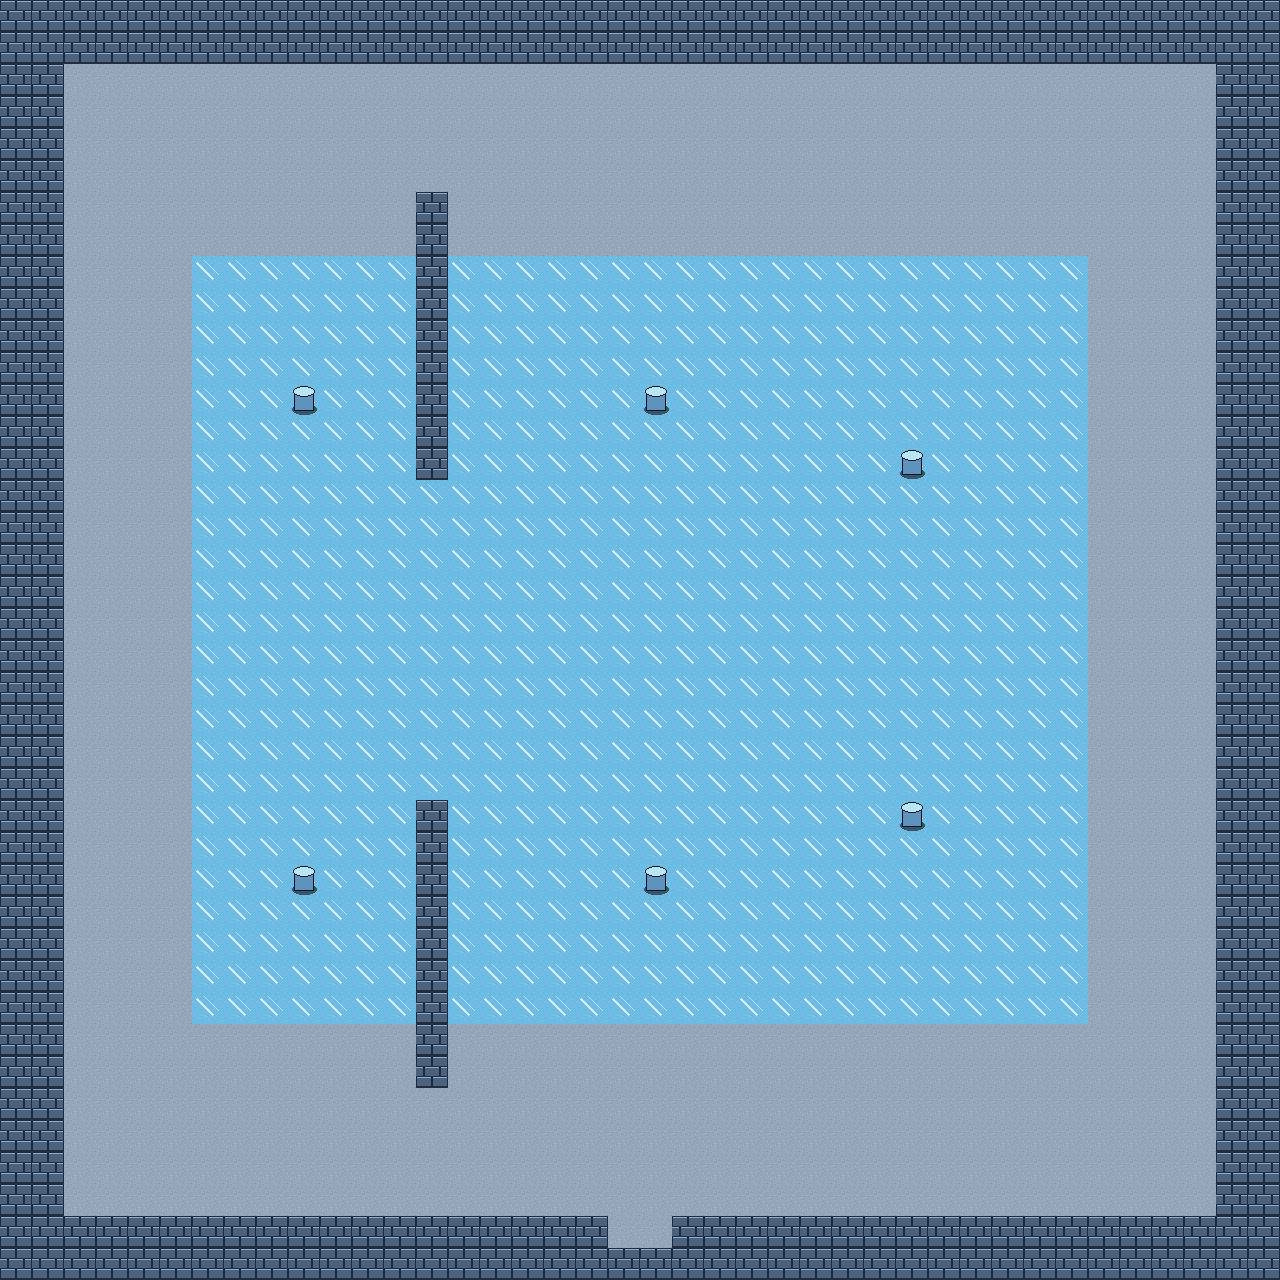

A 2D game scene composited from a Tiled map and its tileset images. What follows is a short description and the map's XML, with each tile layer's data collapsed to a summary:
An orthogonal 40x40 tile map with 32x32 px tiles, 5 tile layers (Tile Layer 1, hazard_ice, dinding, pillars, ...).

<map version="1.10" tiledversion="1.12.2" orientation="orthogonal" renderorder="right-down" width="40" height="40" tilewidth="32" tileheight="32" infinite="0" nextlayerid="6" nextobjectid="1">
 <tileset firstgid="1" source="assets/tilesets/biome_tiles.tsx" />
 <layer id="1" name="Tile Layer 1" width="40" height="40">
  <data>[1600 cells, 1600 non-empty, 1 distinct tile ids]</data>
 </layer>
 <layer id="2" name="hazard_ice" width="40" height="40">
  <data>[1600 cells, 672 non-empty, 1 distinct tile ids]</data>
 </layer>
 <layer id="3" name="dinding" width="40" height="40">
  <data>[1600 cells, 322 non-empty, 1 distinct tile ids]</data>
 </layer>
 <layer id="4" name="pillars" width="40" height="40">
  <data>[1600 cells, 6 non-empty, 1 distinct tile ids]</data>
 </layer>
 <layer id="5" name="pintu" width="40" height="40">
  <data>[1600 cells, 2 non-empty, 1 distinct tile ids]</data>
 </layer>
</map>
